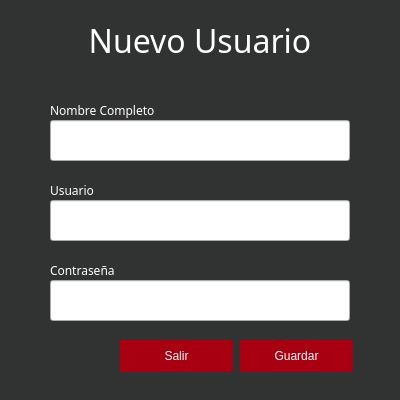
<?xml version="1.0" encoding="UTF-8"?>
<ui version="4.0">
 <class>newUsuario</class>
 <widget class="QMainWindow" name="newUsuario">
  <property name="geometry">
   <rect>
    <x>0</x>
    <y>0</y>
    <width>400</width>
    <height>400</height>
   </rect>
  </property>
  <property name="minimumSize">
   <size>
    <width>400</width>
    <height>400</height>
   </size>
  </property>
  <property name="maximumSize">
   <size>
    <width>400</width>
    <height>400</height>
   </size>
  </property>
  <property name="windowTitle">
   <string>Nuevo Usuario</string>
  </property>
  <property name="styleSheet">
   <string notr="true">#newUsuario{
background-color: rgb(49, 50, 50);
}
.QLabel{
	color: rgb(255, 255, 255);
}
.QLineEdit{
color: rgb(97, 99, 99);
}
.QPushButton{
	color: rgb(250, 255, 255);
	background-color: rgb(168, 0, 16);
	border: none;
}
.QPushButton:hover{
	color: rgb(255,255,255);
	background-color: rgb(30,30,30);
	border: none;
}</string>
  </property>
  <widget class="QWidget" name="centralwidget">
   <widget class="QLabel" name="label_titulo">
    <property name="geometry">
     <rect>
      <x>0</x>
      <y>10</y>
      <width>400</width>
      <height>61</height>
     </rect>
    </property>
    <property name="font">
     <font>
      <family>Avenir</family>
      <pointsize>24</pointsize>
     </font>
    </property>
    <property name="text">
     <string>Nuevo Usuario</string>
    </property>
    <property name="alignment">
     <set>Qt::AlignCenter</set>
    </property>
   </widget>
   <widget class="QLabel" name="label_nombre">
    <property name="geometry">
     <rect>
      <x>50</x>
      <y>100</y>
      <width>131</width>
      <height>21</height>
     </rect>
    </property>
    <property name="font">
     <font>
      <family>Avenir</family>
     </font>
    </property>
    <property name="text">
     <string>Nombre Completo</string>
    </property>
   </widget>
   <widget class="QLineEdit" name="line_nombre">
    <property name="geometry">
     <rect>
      <x>50</x>
      <y>120</y>
      <width>300</width>
      <height>41</height>
     </rect>
    </property>
    <property name="font">
     <font>
      <family>Avenir</family>
     </font>
    </property>
   </widget>
   <widget class="QLineEdit" name="line_usuario">
    <property name="geometry">
     <rect>
      <x>50</x>
      <y>200</y>
      <width>300</width>
      <height>41</height>
     </rect>
    </property>
    <property name="font">
     <font>
      <family>Avenir</family>
     </font>
    </property>
   </widget>
   <widget class="QLabel" name="label_usuario">
    <property name="geometry">
     <rect>
      <x>50</x>
      <y>180</y>
      <width>131</width>
      <height>21</height>
     </rect>
    </property>
    <property name="font">
     <font>
      <family>Avenir</family>
     </font>
    </property>
    <property name="text">
     <string>Usuario</string>
    </property>
   </widget>
   <widget class="QLineEdit" name="line_contrasena">
    <property name="geometry">
     <rect>
      <x>50</x>
      <y>280</y>
      <width>300</width>
      <height>41</height>
     </rect>
    </property>
    <property name="font">
     <font>
      <family>Avenir</family>
     </font>
    </property>
    <property name="echoMode">
     <enum>QLineEdit::Password</enum>
    </property>
   </widget>
   <widget class="QLabel" name="label_contrasena">
    <property name="geometry">
     <rect>
      <x>50</x>
      <y>260</y>
      <width>131</width>
      <height>21</height>
     </rect>
    </property>
    <property name="font">
     <font>
      <family>Avenir</family>
     </font>
    </property>
    <property name="text">
     <string>Contraseña</string>
    </property>
   </widget>
   <widget class="QPushButton" name="bGuardar">
    <property name="geometry">
     <rect>
      <x>240</x>
      <y>340</y>
      <width>113</width>
      <height>32</height>
     </rect>
    </property>
    <property name="cursor">
     <cursorShape>PointingHandCursor</cursorShape>
    </property>
    <property name="text">
     <string>Guardar</string>
    </property>
    <property name="icon">
     <iconset resource="../imagenes/imagenes.qrc">
      <normaloff>:/Iconos/Guardar.png</normaloff>:/Iconos/Guardar.png</iconset>
    </property>
    <property name="iconSize">
     <size>
      <width>20</width>
      <height>16</height>
     </size>
    </property>
   </widget>
   <widget class="QPushButton" name="bSalir">
    <property name="geometry">
     <rect>
      <x>120</x>
      <y>340</y>
      <width>113</width>
      <height>32</height>
     </rect>
    </property>
    <property name="cursor">
     <cursorShape>PointingHandCursor</cursorShape>
    </property>
    <property name="text">
     <string>Salir</string>
    </property>
    <property name="icon">
     <iconset resource="../imagenes/imagenes.qrc">
      <normaloff>:/Iconos/Salir.png</normaloff>:/Iconos/Salir.png</iconset>
    </property>
    <property name="iconSize">
     <size>
      <width>20</width>
      <height>16</height>
     </size>
    </property>
   </widget>
  </widget>
 </widget>
 <resources>
  <include location="../imagenes/imagenes.qrc"/>
 </resources>
 <connections/>
</ui>
